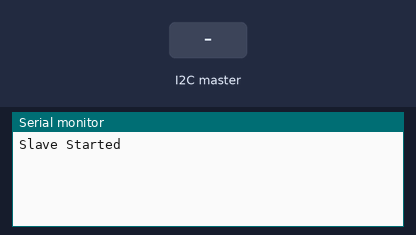
A sketch run on a simulated Arduino Uno, built with avr-gcc and run on an emulated ATmega328P. Shown: the last lines printed to the serial monitor. The test bench sets the inputs (shaded band).

Above: at 1.2 s.
1.3 s: the I2C master sends the byte 1
At 2.5 s:
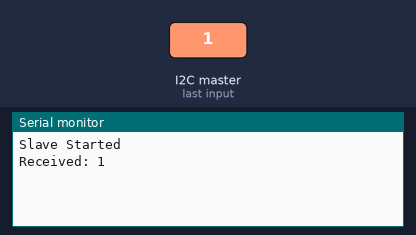
2.8 s: the I2C master sends the byte 0
At 3.9 s:
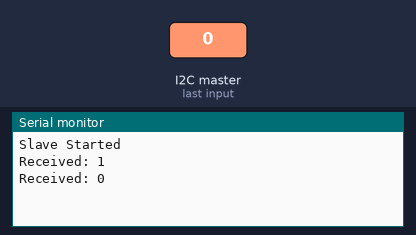

The sketch:

slace.ino
```cpp
#include <Wire.h>

#define MASTER_ADDRESS 8
void setup() {
  Wire.begin(MASTER_ADDRESS);
  Wire.onReceive(receiveEvent); // it is an event triggered when master sends data
  Serial.begin(9600);
  Serial.println("Slave Started");
}

void loop() {
  delay(1000);
}
void receiveEvent(int howMany) {
  while (Wire.available() > 0) {
    int receivedValue = Wire.read();
    Serial.print("Received: ");
    Serial.println(receivedValue);
  }
}
```

Measured:
- after the input at 1.3 s, the serial monitor: prints a new line at once (image 1)
- after the input at 2.8 s, the serial monitor: prints a new line at once (image 2)
